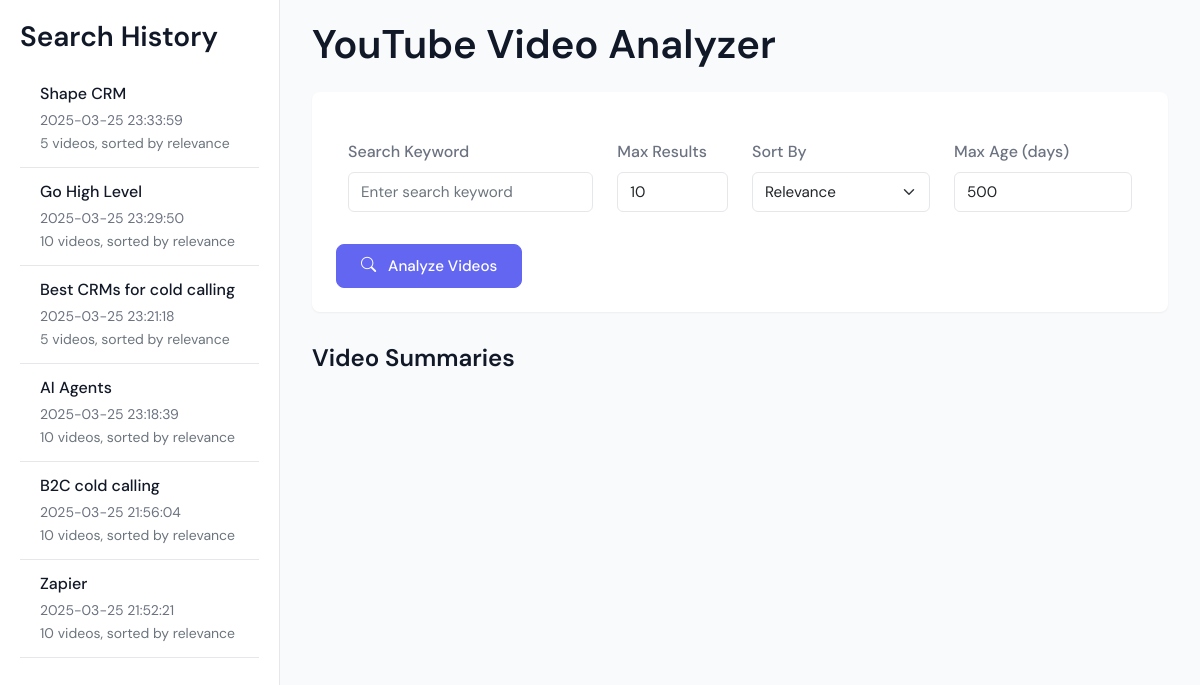
Before: / with the older database file.
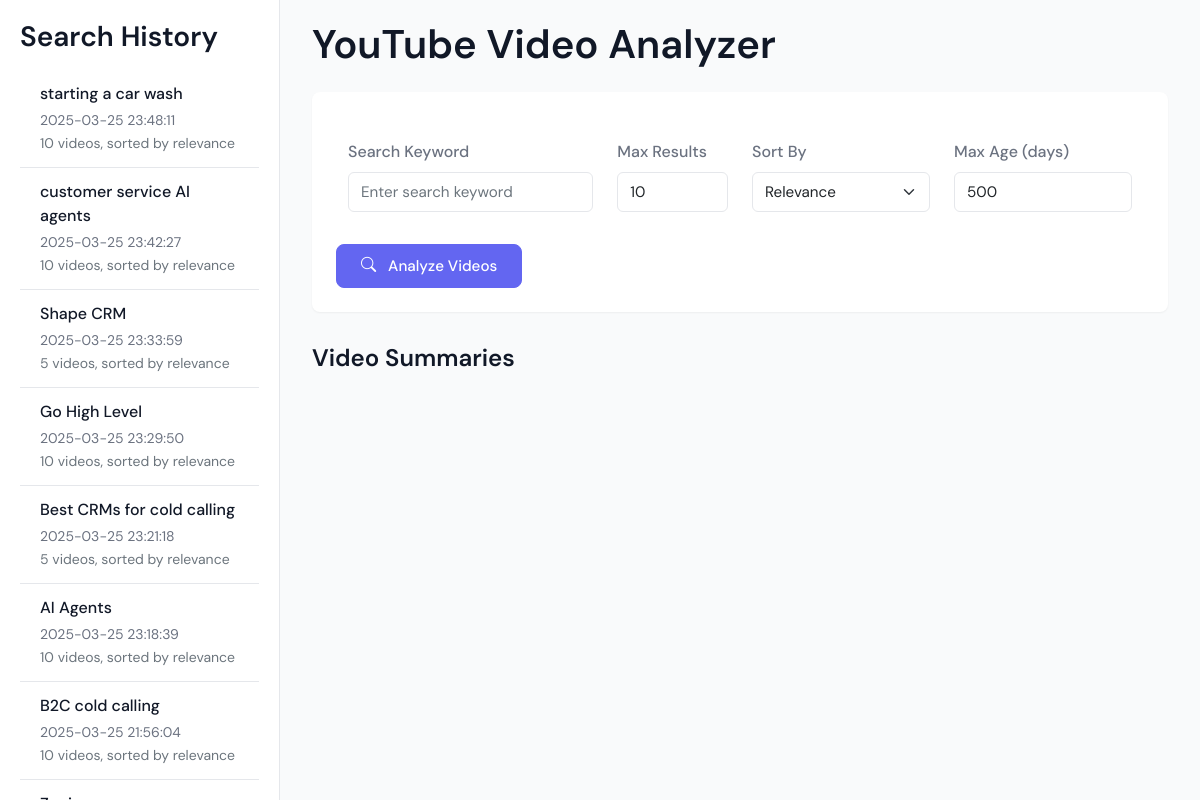
After: the same page with the newer database file.
### tables this page shows
CREATE TABLE searches (
            id INTEGER PRIMARY KEY AUTOINCREMENT,
            keyword TEXT NOT NULL,
            timestamp DATETIME DEFAULT CURRENT_TIMESTAMP,
            max_results INTEGER,
            order_by TEXT,
            max_age INTEGER,
            final_summary TEXT
        );

### app.py (the view)
@app.route('/')
def index():
    history = db.get_search_history()
    return render_template('index.html', history=history)

### db.py (called while the page is built)
def get_search_history():
    conn = sqlite3.connect('history.db')
    c = conn.cursor()
    c.execute('''
        SELECT id, keyword, timestamp, max_results, order_by, max_age
        FROM searches
        ORDER BY timestamp DESC
    ''')
    searches = [
        {
            'id': row[0],
            'keyword': row[1],
            'timestamp': row[2],
            'max_results': row[3],
            'order_by': row[4],
            'max_age': row[5]
        }
        for row in c.fetchall()
    ]
    conn.close()
    return searches

### templates/index.html (shortened to what this page needs)
<!DOCTYPE html>
<html lang="en">
<head>
    <link href="https://cdn.jsdelivr.net/npm/bootstrap@5.1.3/dist/css/bootstrap.min.css" rel="stylesheet">
    <link rel="stylesheet" href="https://cdn.jsdelivr.net/npm/bootstrap-icons@1.7.2/font/bootstrap-icons.css">
</head>
<body>
    <div class="container-fluid">
        <div class="row">
            <div class="col-auto p-0">
                <div class="sidebar">
                    <h3 class="mb-3">Search History</h3>
                    <div id="history-list">
                        {% for search in history %}
                        <div class="history-item" data-search-id="{{ search.id }}">
                            <div class="history-keyword">{{ search.keyword }}</div>
                            <div class="history-timestamp">{{ search.timestamp }}</div>
                            <small class="text-muted">
                                {{ search.max_results }} videos, sorted by {{ search.order_by }}
                            </small>
                        </div>
                        {% endfor %}
                    </div>
                </div>
            </div>
            <div class="col p-0">
                <div class="main-content">
                    <h1 class="mb-4">YouTube Video Analyzer</h1>
                    <div class="form-section">
                        <form id="searchForm">
                            <div class="row g-4 mb-4">
                                <div class="col-sm-4">
                                    <label for="keyword" class="form-label">Search Keyword</label>
                                    <input type="text" class="form-control" id="keyword" name="keyword" placeholder="Enter search keyword" required>
                                </div>
                                <div class="col-sm-2">
                                    <label for="max_results" class="form-label">Max Results</label>
                                    <input type="number" class="form-control" id="max_results" name="max_results" value="10" min="1" max="50">
                                </div>
                                <div class="col-sm-3">
                                    <label for="order" class="form-label">Sort By</label>
                                    <select class="form-select" id="order" name="order">
                                        <option value="relevance">Relevance</option>
                                    </select>
                                </div>
                                <div class="col-sm-3">
                                    <label for="max_age" class="form-label">Max Age (days)</label>
                                    <input type="number" class="form-control" id="max_age" name="max_age" value="500" min="1">
                                </div>
                            </div>
                            <div class="form-button-row">
                                <button type="submit" class="btn btn-primary">
                                    <i class="bi bi-search me-2"></i>
                                    Analyze Videos
                                </button>
                            </div>
                        </form>
                    </div>
                    <div id="live-results" class="mt-4">
                        <div class="d-flex align-items-center mb-3">
                            <h4 class="mb-0">Video Summaries</h4>
                        </div>
                    </div>
                </div>
            </div>
        </div>
    </div>
</body>
</html>

Changed rows visible on the page:
no longer on this page (row unchanged): searches: keyword "Zapier", timestamp "2025-03-25 21:52:21", max_results "10", order_by "relevance"
added searches: keyword "starting a car wash", timestamp "2025-03-25 23:48:11", max_results "10", order_by "relevance"
added searches: keyword "customer service AI agents", timestamp "2025-03-25 23:42:27", max_results "10", order_by "relevance"
